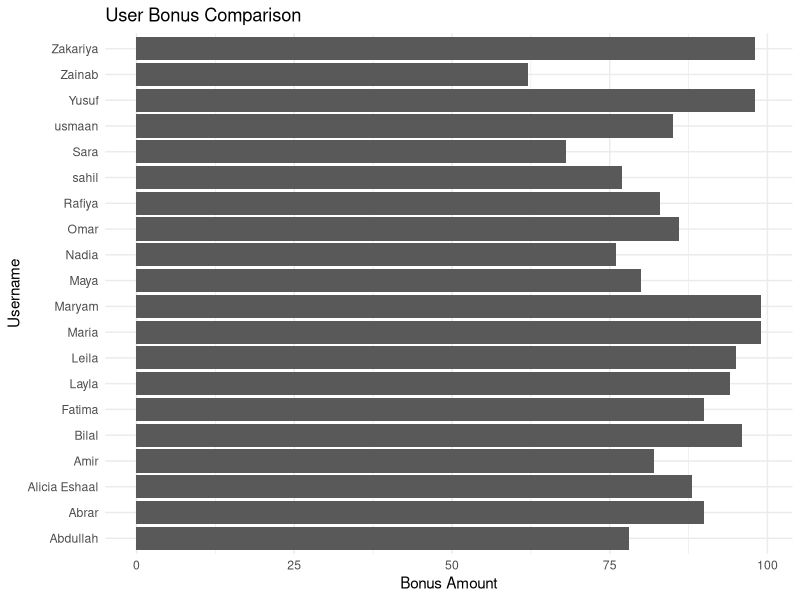

This figure's R source:
# Code by Aafaq Ahmad mir
# loading library
library(ggplot2)
# Existing data
user_id <- c(1, 2, 3, 4, 5, 6, 7, 8 , 9, 10, 11, 12, 13, 14, 15, 16, 17, 18, 19,20)
username <- c("Alicia Eshaal", "Abrar", "Maryam", "Maria",
              "Maya", "usmaan",  "Omar", "Sara",
              "Leila", "Nadia", "Amir","Layla",
              "Yusuf", "sahil", "Zainab","Zakariya",
              "Rafiya", "Abdullah", "Fatima", "Bilal")
bonus <- c(88, 90, 99, 99, 80, 85, 86, 68, 95, 76, 82, 94, 98, 77, 62, 98, 83, 78,90, 96)

# Create a bar plot with extended data
ggplot(data = data.frame(user_id, username, bonus),
       aes(x = username, y = bonus)) +
  geom_bar(stat = "identity") +
  labs(title = "User Bonus Comparison",
       x = "Username",
       y = "Bonus Amount") +
  theme_minimal() +
  coord_flip()
